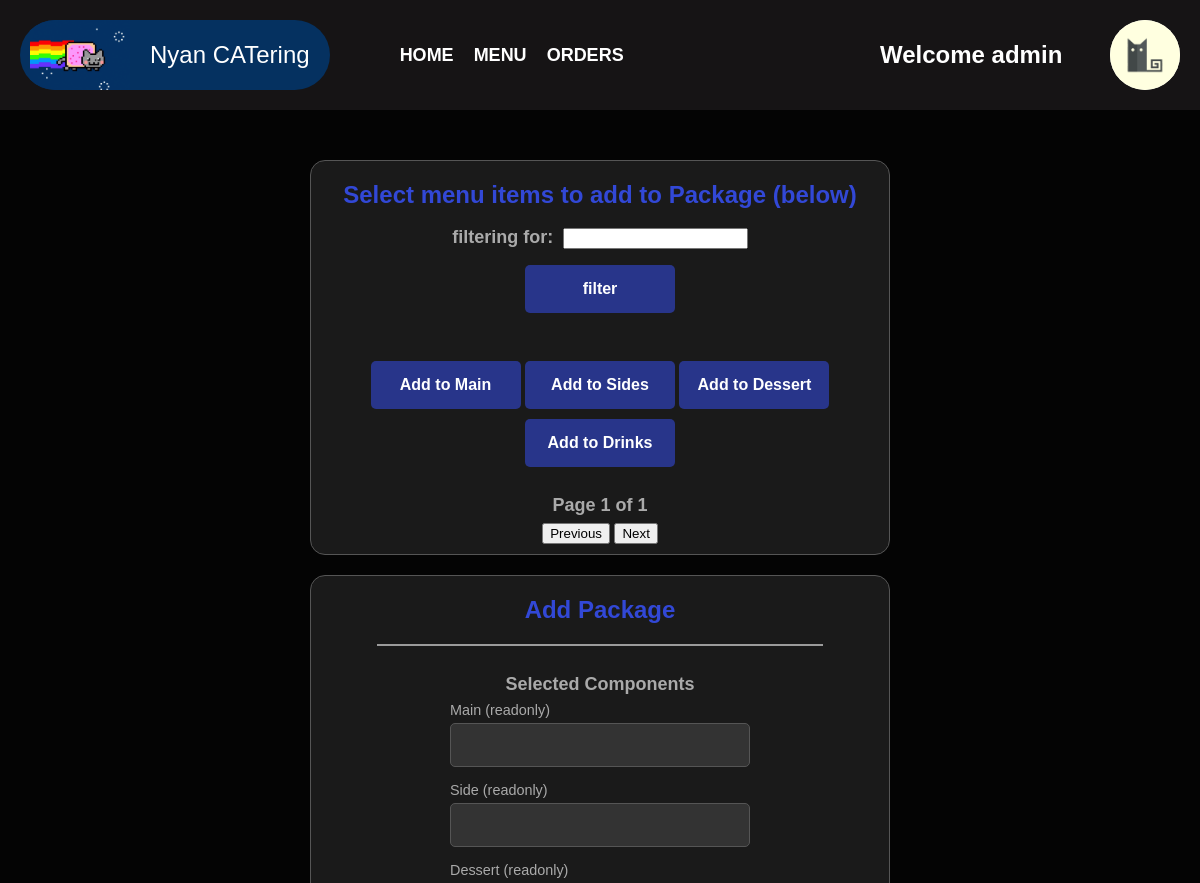
The app's page /frontend/_admin_add_package_page.php (upper part), older data.
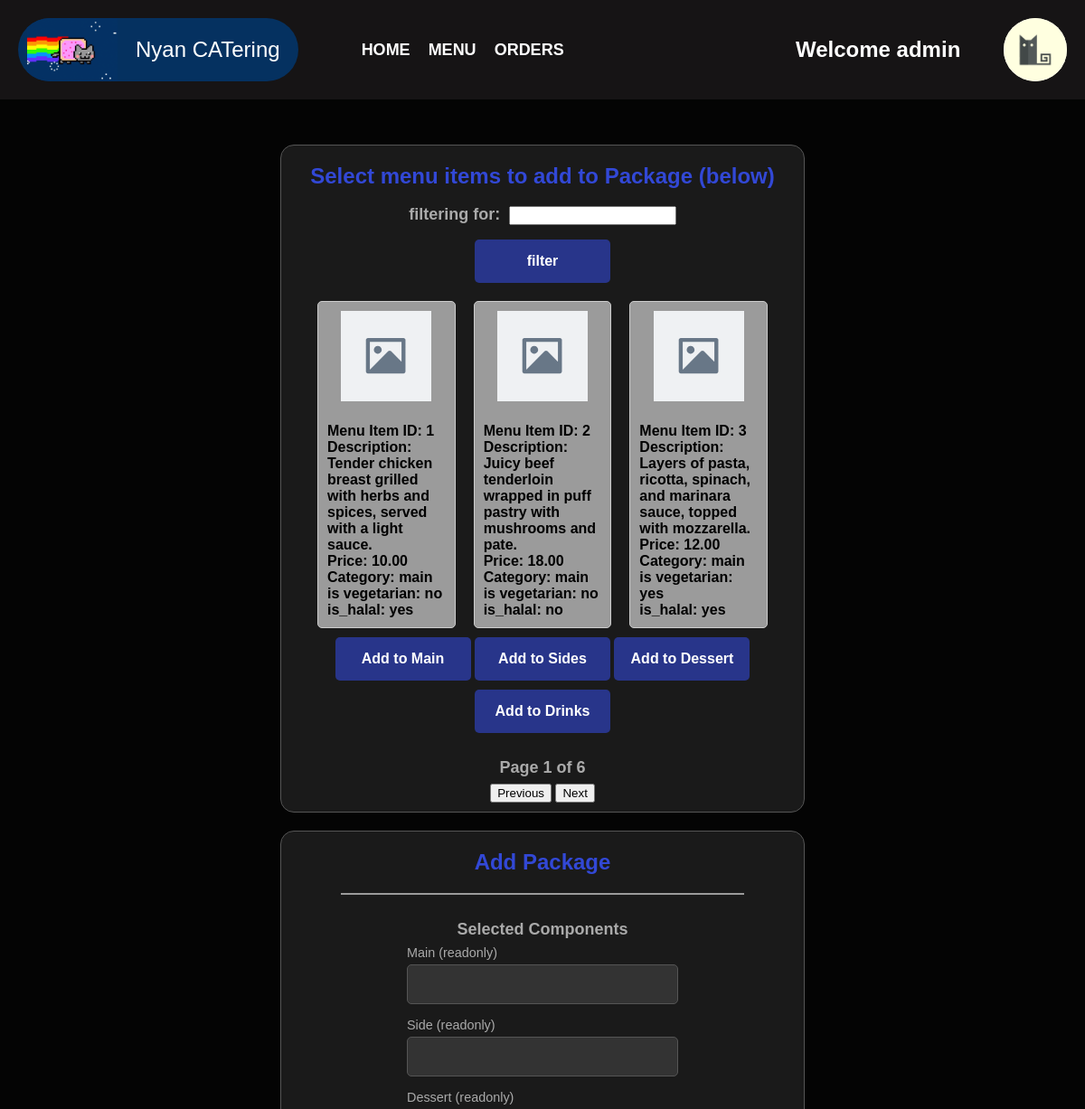
The same page, newer data.
### tables this page shows
CREATE TABLE `menu_items` (
  `menu_item_id` int(11) NOT NULL,
  `item_name` varchar(255) NOT NULL,
  `description` varchar(500) NOT NULL,
  `price` decimal(10,2) NOT NULL,
  `category` varchar(7) NOT NULL,
  `is_in_stock` tinyint(1) NOT NULL DEFAULT 1,
  `is_vegetarian` tinyint(1) NOT NULL,
  `is_halal` tinyint(1) NOT NULL
);

### backend/core/menu_items.php (called while the page is built, shortened)
<?php
require_once 'NyanDB.php';
class MenuItems{
    public static function get_latest_valid_menu_items($offset=0, $limit=5, $name_filter=null){
        $sql = "
        SELECT *
        FROM menu_items
        WHERE
            is_in_stock = 1
            AND
            menu_item_id IN (
                SELECT MAX(menu_item_id)
                FROM menu_items
                GROUP BY item_name
            ) ";
        $sql .= " LIMIT ? OFFSET ?;";
        $params = ($name_filter) ? [$name_filter, $limit, $offset] : [$limit, $offset];
        $results = NyanDB::single_query($sql, $params);
        $result = mysqli_fetch_all($results, MYSQLI_ASSOC);
        return $result;
    }
    public static function get_latest_valid_menu_items_count($name_filter=null){
        $sql = "
        SELECT COUNT(*) AS total_count
        FROM menu_items
        WHERE
            is_in_stock = 1
            AND
            menu_item_id IN (
                SELECT MAX(menu_item_id)
                FROM menu_items
                GROUP BY item_name
            ) ";
        $params = ($name_filter) ? [$name_filter] : [];
        $results = NyanDB::single_query($sql, $params);
        $countRow = mysqli_fetch_assoc($results);
        return (int)$countRow['total_count'];
    }
    public static function get_associated_image_src($menu_item_id){
        $sql = "
        SELECT *
        FROM menu_item_images
        WHERE menu_item_id = ?
        ";
        $results = NyanDB::single_query($sql, [$menu_item_id]);
        $result = $results->fetch_assoc();
        if(empty($result)){
            return null;}
        $image = new Image($result['image_name'], $result['image_data'], $result['image_type']);
        return $image->getsrc();
    }
}
?>

### backend/core/NyanDB.php (called while the page is built, shortened)
<?php
class NyanDB
{
    public $db;
    private function connect() {
        $this->db = new mysqli(self::HOST, self::USERNAME, self::PASSWORD, self::DBNAME);
    }
    public function close() {
        if ($this->db) {
            $this->db = null;
        }
    }
    private function prepare($sql,$params = []){
        $stmt = $this->db->prepare($sql);
        if (!empty($params)){
            $types = str_repeat('s',count($params));
            $stmt->bind_param($types, ...$params);
        }
        return $stmt;
    }
    public function query($sql,$params){
        $stmt = $this->prepare($sql,$params);
        $result = $stmt->execute();
        if (stripos(trim($sql), 'SELECT') === 0) {
            return $stmt->get_result();
        }
        return $result;
    }
    public static function single_query($sql,$params) {
        $database = new NyanDB();
        $result = $database->query($sql,$params);
        return $result;
    }
}
?>

### frontend/_admin_add_package_page.php (the view, shortened to what the changed rows need)
<?php
require_once "../backend/core/menu_items.php";
require_once "./components/templates.php";
$menu_item_name_filter    = $_GET['menu_item_name_filter']??null;
$offset                   = $_GET['offset']??0;
$offset                   = ($offset<0) ?  (string)0 : (string)$offset;
$total_relevant_entries   = MenuItems::get_latest_valid_menu_items_count($menu_item_name_filter);
$displayitems             = MenuItems::get_latest_valid_menu_items($offset, MENU_ITEMS_PER_PAGE, $menu_item_name_filter);
?>
<div class='centered-items main-content-container'>
    <div class="grouped-input-container">
        <div class="section-header">Select menu items to add to Package (below)</div>
        <div class="sub-header" style= 'display: inline; margin-right: 5px'>filtering for:</div>
        <input type="text" name="name_filter_input_field" id="name_filter_input_field">
        <div class="submit-button-container">
            <button onclick="redirect_back()">filter</button>
        </div>
        <div class="menu-item-container">
            <div class="info-row">
                <?php
                    $index  = -1;
                    foreach ($displayitems as $menuItem){
                    $index += 1;
                    $image_data   = MenuItems::get_associated_image_src($menuItem['menu_item_id']);
                    $img_src      = $image_data??'./assets/image-placeholder.svg';
                ?>
                <div class="info-item" id="menu-item-display-<?= $index; ?>" style="background-color: #9B9B9B;"
                    onclick="toggle_highlight(<?=$index?>)">
                    <img src=<?=$img_src?> alt="Menu Item" class="menu-item-image">
                    <div style="text-align: start;">
                        <p><strong>Menu Item ID:  <?=$menuItem['menu_item_id']?></strong>                       <span id="menu_item_id<?=$index?>"></span></p>
                        <p><strong>Description:   <?=$menuItem['description']?></strong>                        <span id="description<?=$index?>"></span></p>
                        <p><strong>Price:         <?=$menuItem['price']?></strong>                              <span id="price<?=$index?>"></span></p>
                        <p><strong>Category:      <?=$menuItem['category']?></strong>                           <span id="category<?=$index?>"></span></p>
                        <p><strong>is vegetarian: <?=$menuItem['is_vegetarian']?'yes':'no';?></strong>          <span id="is_vegetarian<?=$index?>"></span></p>
                        <p><strong>is_halal:      <?=$menuItem['is_halal']?'yes':'no'?></strong>                <span id="is_halal<?=$index?>"></span></p>
                    </div>
                </div>
                <?php }?>
                <br>
            </div>
            <div class="submit-button-container" style="clear: both; margin-top: 20px; height: 30px; width:50px; display: inline;">
            </div>
        </div>
        <div class="sub-header">Page <?=intdiv($offset, MENU_ITEMS_PER_PAGE) + 1?> of <?=intdiv($total_relevant_entries, MENU_ITEMS_PER_PAGE) + 1?></div>
        <div class="pagination-buttons">
            <button onclick="change_page(-1)">Previous</button>
            <button onclick="change_page(1)">Next</button>
        </div>
    </div>
</div>

Row changes from the older to the newer data that the page shows:
added menu_items: menu_item_id "1", description "Tender chicken breast grilled with herbs and spices, served with a light sauce.", price "10.00", category "main", is_vegetarian "no", is_halal "yes"
added menu_items: menu_item_id "2", description "Juicy beef tenderloin wrapped in puff pastry with mushrooms and pate.", price "18.00", category "main", is_vegetarian "no", is_halal "no"
added menu_items: menu_item_id "3", description "Layers of pasta, ricotta, spinach, and marinara sauce, topped with mozzarella.", price "12.00", category "main", is_vegetarian "yes", is_halal "yes"
Text that changed along with them:
intdiv($total_relevant_entries, MENU_ITEMS_PER_PAGE) + 1: "1" → "6"
